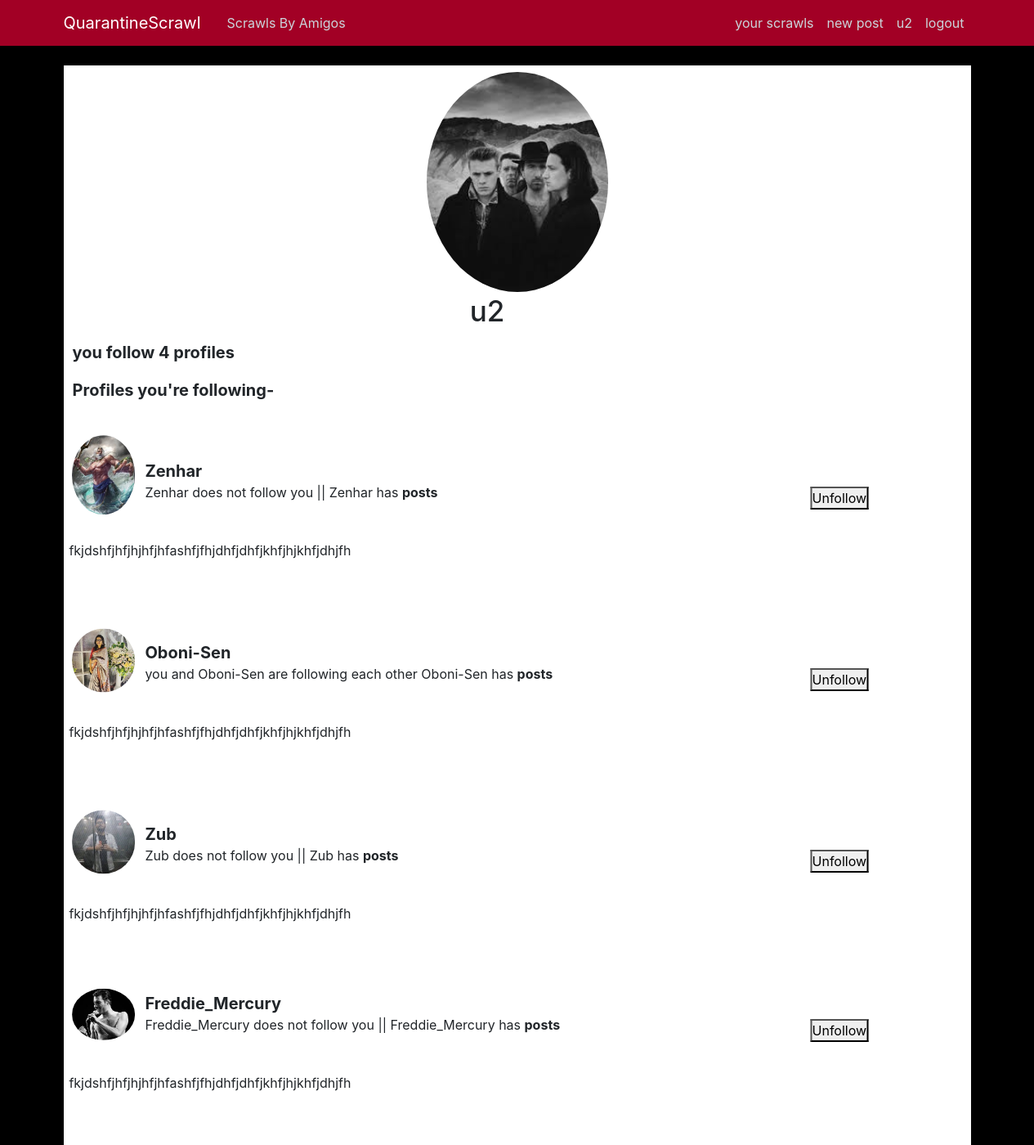
/profile/Zenhar/following/ (signed in), run on the app's committed database.
### users/models.py (models this page shows, shortened)
class Profile(models.Model):
    user = models.OneToOneField(User, on_delete=models.CASCADE)
    image = models.ImageField(default="poseidon.jpg", upload_to="profile_pics")
    follow = models.ManyToManyField(User, related_name="followers", blank=True)
    follower = models.ManyToManyField(User, related_name="follows", blank=True)

### users/views.py (the view)
class followingListView(LoginRequiredMixin, ListView):
    model = Profile
    template_name = "users/profile_following_list.html"
    def get_context_data(self, **kwargs):
        context = super().get_context_data(**kwargs)
        loggedInProfile = Profile.objects.get(user=self.request.user)
        context["loggedInProfile"] = loggedInProfile
        context["following_Profiles"] = Profile.objects.filter(
            user__in=loggedInProfile.follow.all()
        )
        context["following_Profile_Posts"] = Post.objects.filter(
            author__in=loggedInProfile.follow.all()
        )
        return context

### users/templates/users/profile_following_list.html (shortened to what this page needs)
{% extends "blog/base.html" %}
{%load static %}
{% block bootstrapClass %}
<link rel="stylesheet" type="text/css" href="{% static 'users/users-css/following-list.css' %}">
 {% endblock %}
{% load crispy_forms_tags %}
{% block content %}
    <div class="media following-list-head">
      <img class=" following-list-profile-picture rounded-circle account-img" src="{{ user.profile.image.url }}">
        <h2 class="following-list-currentUser-username account-heading">{{user.username}}</h2>
    </div>
    <div class="following-list-wrap">
        <div class="following-list-header">
            <p class="following-list-count">you follow {{following_Profiles.count}} profiles</p>
            <p class="following-list-header-text">Profiles you're following-</p>
        </div>
        {% for profile in following_Profiles %}
        <div class="following-list-card">
            <img src="{{profile.image.url}}" alt="user-profile-picture" class="following-list-card-profile-picture rounded-circle account-img">
            <div class="following-list-card-info">
                <p class="following-list-card-username">{{profile.user.username}}</p>
                {% if user in profile.follow.all %}
                    <p class="following-list-following-status">you and {{profile.user.username}} are following each other</p>
                {% else %}
                    <p class="following-list-following-status">{{profile.user.username}} does not follow you ||</p>
                {% endif %}
            <p class="following-list-post-count">{{profile.user.username}} has <strong>{{post.title.count}} posts</strong></p>
            </div>
            <p class="following-list-some-text">fkjdshfjhfjhjhfjhfashfjfhjdhfjdhfjkhfjhjkhfjdhjfh</p>
            <form  class="following-list-unfollow-form" action="{% url 'follow-unfollow-view' %}" method="POST">
                <button class="following-list-unfollow-Button" type="submit">Unfollow</button>
            </form>
        </div>
        {% endfor %}
    </div>
    {% endblock %}

### blog/templates/blog/base.html (shortened to what this page needs)
{% load static %}
<!DOCTYPE html>
<html>
<head>
    <link rel="stylesheet" href="https://maxcdn.bootstrapcdn.com/bootstrap/4.0.0/css/bootstrap.min.css">
    <link rel="stylesheet" type="text/css" href="{% static 'blog/blog-css/main.css' %}">
    <link rel="stylesheet" type="text/css" href="{% static 'users/profile.css' %}">
    {% block bootstrapClass %}  {% endblock %}
</head>
<body>
    <header class="site-header">
      <nav class="navbar navbar-expand-md navbar-dark navbar-bg-steel fixed-top">
        <div class="container">
          <a class="navbar-brand mr-4" href="{% url 'home' %}">QuarantineScrawl</a>
          <div class="collapse navbar-collapse" id="navbarToggle">
            <div class="navbar-nav mr-auto">
              <a class="nav-item nav-link" href="{% url 'amigos-home' %}">Scrawls By Amigos</a>
            </div>
            <div class="navbar-nav">
              {% if user.is_authenticated %}
              <a class="nav-item nav-link" href="{% url 'user-posts' user.username  %}"> your scrawls</a>
              <a class="nav-item nav-link" href="{% url 'post-create' %}"> new post</a>
              <a class="nav-item nav-link" href="{% url 'profile' %}">{{user.username}}</a>
              <a class="nav-item nav-link" href="{% url 'logout' %}">logout</a>
              {% else %}
              <a class="nav-item nav-link" href="{% url 'login' %}">Login</a>
              <a class="nav-item nav-link" href="{% url 'register' %}">Register</a>
              {% endif %}
            </div>
          </div>
        </div>
      </nav>
    </header>
    <main role="main" class="container">
          {% block content %}{% endblock %}
    </main>
</body>
</html>

### blog/static/blog/blog-css/main.css (style rules this page uses)
body { background-color: black; margin-top: 5rem; }
.navbar-bg-steel { background-color: #a20025; }
.site-header .navbar-nav .nav-link { color: #cbd5db; font-weight: 400; }
.account-img { height: 125px; width: 125px; margin-right: 20px; margin-bottom: 16px; }
.account-heading { font-size: 2.5rem; }

### users/static/users/users-css/profile.css (style rules this page uses)
* { margin: 0px; padding: 0px; box-sizing: border-box; }

### users/static/users/users-css/following-list.css (style rules this page uses)
* { padding: 0; margin: 0; box-sizing: border-box; }
.following-list-head { height: 42vh; background-color: white; }
.following-list-profile-picture { height: 80%; width: 20%; position: relative; top: 2.5%; left: 40%; }
.following-list-currentUser-username { position: relative; top: 83%; left: 23%; font-size: 35px; }
.following-list-wrap { height: 100%; background-color: white; }
.following-list-header { height: 15%; padding-left: 1%; }
.following-list-count { font-size: 20px; font-weight: bold; }
.following-list-header-text { font-size: 20px; font-weight: bold; }
.following-list-card { height: 25%; background-color: white; }
.following-list-card-profile-picture { display: inline-block; position: relative; -webkit-transform: translate(13%, 25%); -moz-transform: translate(13%, 25%); -ms-transform: translate(13%, 25%); -o-transform: translate(13%, 25%); transform: translate(13%, 25%); height: 7%; width: 7%; }
.following-list-card-info { position: relative; left: 10%; transform: translate(-1%, -70%); }
.following-list-card-username { font-size: 20px; font-weight: bold; }
.following-list-following-status { font-size: 16px; display: inline-block; position: relative; transform: translate(0%, -70%); }
.following-list-post-count { font-size: 16px; display: inline-block; position: relative; transform: translate(-150%, 0%); transform: translate(0%, -70%); }
.following-list-some-text { display: inline-block; transform: translate(2%, -200%); }
.following-list-unfollow-form { display: inline-block; transform: translate(800%, -400%); }

### data on the page
Profile: image (picture), user.username "Zenhar"
Profile: image (picture), user.username "Oboni-Sen"
Profile: image (picture), user.username "Zub"
Profile: image (picture), user.username "Freddie_Mercury"

### other printed values
{{ user.username }} "u2"
{{ following_Profiles.count }} "4"
